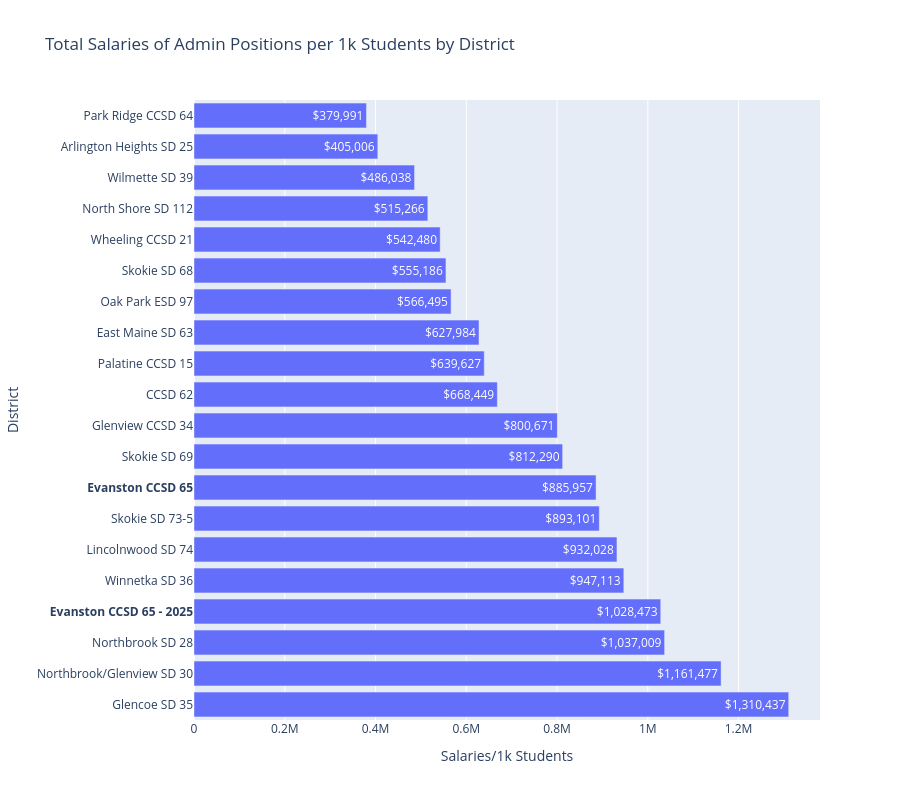

Notebook source saved alongside this figure:
### Code cell
# Plot Total Salaries of Admin Positions per 1k Students by District
admin_data = admin_data.sort_values('salary_per_1000_students', ascending=False)

# Make Evanston label bold
y_labels = ['<b>' + district + '</b>' if district == 'Evanston CCSD 65' or district == 'Evanston CCSD 65 - 2025' else district 
            for district in admin_data['District']]

fig = go.Figure()

fig.add_trace(go.Bar(
    x=admin_data['salary_per_1000_students'],
    y=y_labels,
    orientation='h',
    text=admin_data['salary_per_1000_students'].apply(lambda x: f'${x:,.0f}'),
    textposition='auto'
))

fig.update_layout(
    title='Total Salaries of Admin Positions per 1k Students by District',
    xaxis_title='Salaries/1k Students',
    yaxis_title='District',
    height=800
)

fig.show()

### Figure 1 — Plotly figure (JSON) as saved in the notebook; plotly's stock layout.template omitted (floating-point values rounded to 4 significant figures)
{"data": [{"orientation": "h", "text": ["$1,310,437", "$1,161,477", "$1,037,009", "$1,028,473", "$947,113", "$932,028", "$893,101", "$885,957", "$812,290", "$800,671", "$668,449", "$639,627", "$627,984", "$566,495", "$555,186", "$542,480", "$515,266", "$486,038", "$405,006", "$379,991"], "textposition": "auto", "type": "bar", "x": [1310000.0, 1161000.0, 1037000.0, 1028000.0, 947100.0, 932000.0, 893100.0, 886000.0, 812300.0, 800700.0, 668400.0, 639600.0, 628000.0, 566500.0, 555200.0, 542500.0, 515300.0, 486000.0, 405000.0, 380000.0], "y": ["Glencoe SD 35", "Northbrook/Glenview SD 30", "Northbrook SD 28", "<b>Evanston CCSD 65 - 2025</b>", "Winnetka SD 36", "Lincolnwood SD 74", "Skokie SD 73-5", "<b>Evanston CCSD 65</b>", "Skokie SD 69", "Glenview CCSD 34", "CCSD 62", "Palatine CCSD 15", "East Maine SD 63", "Oak Park ESD 97", "Skokie SD 68", "Wheeling CCSD 21", "North Shore SD 112", "Wilmette SD 39", "Arlington Heights SD 25", "Park Ridge CCSD 64"]}], "layout": {"height": 800, "title": {"text": "Total Salaries of Admin Positions per 1k Students by District"}, "xaxis": {"title": {"text": "Salaries/1k Students"}}, "yaxis": {"title": {"text": "District"}}}}
